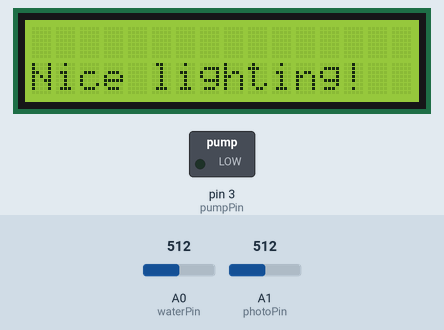
This sketch was run on a simulated Arduino Uno, built with avr-gcc and run on an emulated ATmega328P. Shown: 16×2 character LCD, switched loads named in the sketch (green lamp = pin HIGH). Inputs (shaded band) come from the test bench; at power-on: A0 (waterPin) = 512, A1 (photoPin) = 512. What the sketch prints to the serial monitor is not drawn.

Above: at 1.2 s.
1.3 s: A0 (waterPin) set to 325
3.3 s: A0 (waterPin) set to 301
At 5.1 s:
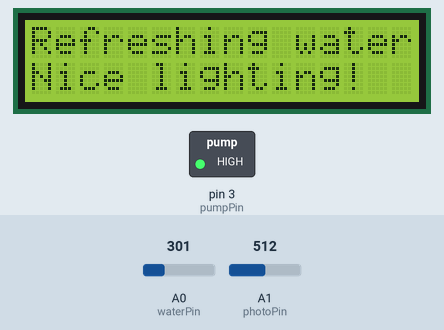
5.6 s: A1 (photoPin) set to 11
7.4 s: A1 (photoPin) set to 8
At 8.7 s:
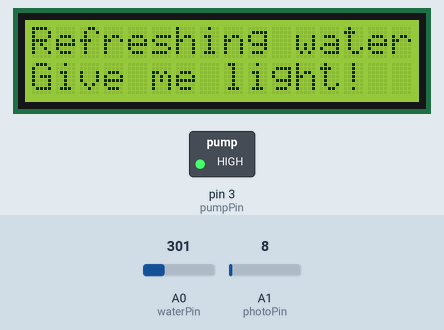
9.8 s: A0 (waterPin) set to 531
11.6 s: A0 (waterPin) set to 560
At 13.5 s:
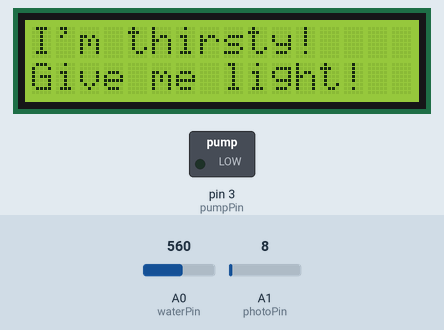
Timing chart, 0 to 14.9 s (numbered marks = the images above; inputs shaded):
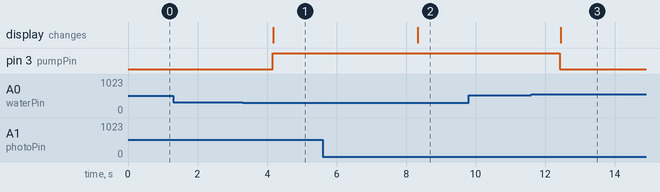

Measured:
- the behaviour switches between 316 and 315 on A0 (waterPin) (found by bisection; images 0 and 1)
- the behaviour switches between 10 and 9 on A1 (photoPin) (found by bisection; images 1 and 2)
- the behaviour switches between 546 and 547 on A0 (waterPin) (found by bisection; images 2 and 3)
- after the input at 1.3 s, every drawn part: stays the same
- after the input at 3.3 s, pin 3 (pumpPin): LOW → HIGH after 0.86 s; the display: changes after 0.88 s (image 1)
- after the input at 5.6 s, every drawn part: stays the same
- after the input at 7.4 s, the display: changes after 0.93 s (image 2)
- after the input at 9.8 s, every drawn part: stays the same
- after the input at 11.6 s, pin 3 (pumpPin): HIGH → LOW after 0.82 s; the display: changes after 0.84 s (image 3)

The sketch:

Automatic_Irrigation_System.ino
```cpp
/*

  Automatic Irrigation System
  The aim is to monitor soil moisture levels and activate an irrigation system (such as a water pump)
  when the humidity drops below a certain threshold.
  Additionally a photoresistor will be used to measure light intensity to ensure that our plant gets a generous amount of light,
  with all the plant's needs displayed on an LCD screen and in the Serial Monitor.

*/

// Including the specific libraries for the LCD component
#include <Wire.h>
#include <LiquidCrystal_I2C.h>
// I2C pins declaration
LiquidCrystal_I2C lcd(0x27, 2, 1, 0, 4, 5, 6, 7, 3, POSITIVE);

// Pins declaration
int waterPin = A0;
int photoPin = A1;
int pumpPin = 3;

// Variables
int soilMoistureValue = 0;
int percentage = 0;
int light = 0;
int photoResistorThreshold = 10; // Set the desired threshold value for the photoresistor

void setup() {

  // Initializing the LCD
  lcd.begin(16, 2);
  lcd.backlight();

  // Setting the pins accordingly
  pinMode(photoPin, INPUT);
  pinMode(waterPin, INPUT);
  pinMode(pumpPin, OUTPUT);

  Serial.begin(9600);
}

void loop() {

  // Read the values from the sensors
  soilMoistureValue = analogRead(waterPin);
    light = analogRead(photoPin);

  // Calculate the percentage of the soil moisture based on this formula after calibrating the sensor
  percentage = map(soilMoistureValue, 250, 576, 100, 0);

  // Showing info on Serial Monitor
  Serial.print("Soil moisture:");
  Serial.print(percentage);
  Serial.println("%");

  Serial.print("Light:");
  Serial.print(light);
  Serial.println(" units");

  // Update first line only when needed on the LCD
  lcd.setCursor(0, 0);

  // The soil is too dry
  if (percentage < 10) {
    lcd.print("I'm thirsty!       "); // Ensure a stable display width
    digitalWrite(pumpPin, LOW);  // Start the pump
    Serial.println("I'm thirsty!");
  }

  // The soil is too moist
  if (percentage > 80) {
    lcd.print("Refreshing water! "); // Ensure a stable display width
    digitalWrite(pumpPin, HIGH);  // Stop the pump
    Serial.println("Refreshing water!");
  }

  // Update second line only when needed on the LCD
  lcd.setCursor(0, 1);

  // Too dark for the plant
  if (light < photoResistorThreshold) {
    lcd.print("Give me light!     "); // Ensure a stable display width
    Serial.println("Give me light!");
  }
  // A generous amount of light is received
  else {
    lcd.print("Nice lighting!     "); // Ensure a stable display width
    Serial.println("Nice lighting!");
  }
  Serial.println("\n");

  // Wait for one second
  delay(1000);
}
```
